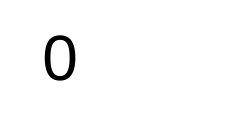
Frame 1 (no input)
Frame 60 (no input): identical to frame 1, image omitted
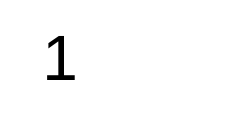
Frame 120 (the mouse pressed at the canvas centre since frame 60)

The p5.js sketch that drew these frames (run headless with seeded random() and noise() and a simulated clock; from frame 60 on, the mouse is pressed at the canvas centre):

// p5.js sketch
// ── sketch.js
var count = 0;

function setup() {
    createCanvas(240, 120);
    textSize(64);
    textAlign(CENTER);
}

function draw() {
    background(255);
    text(count.toString(), 60, 80);
}

function mousePressed() {
    count += 1;
}
